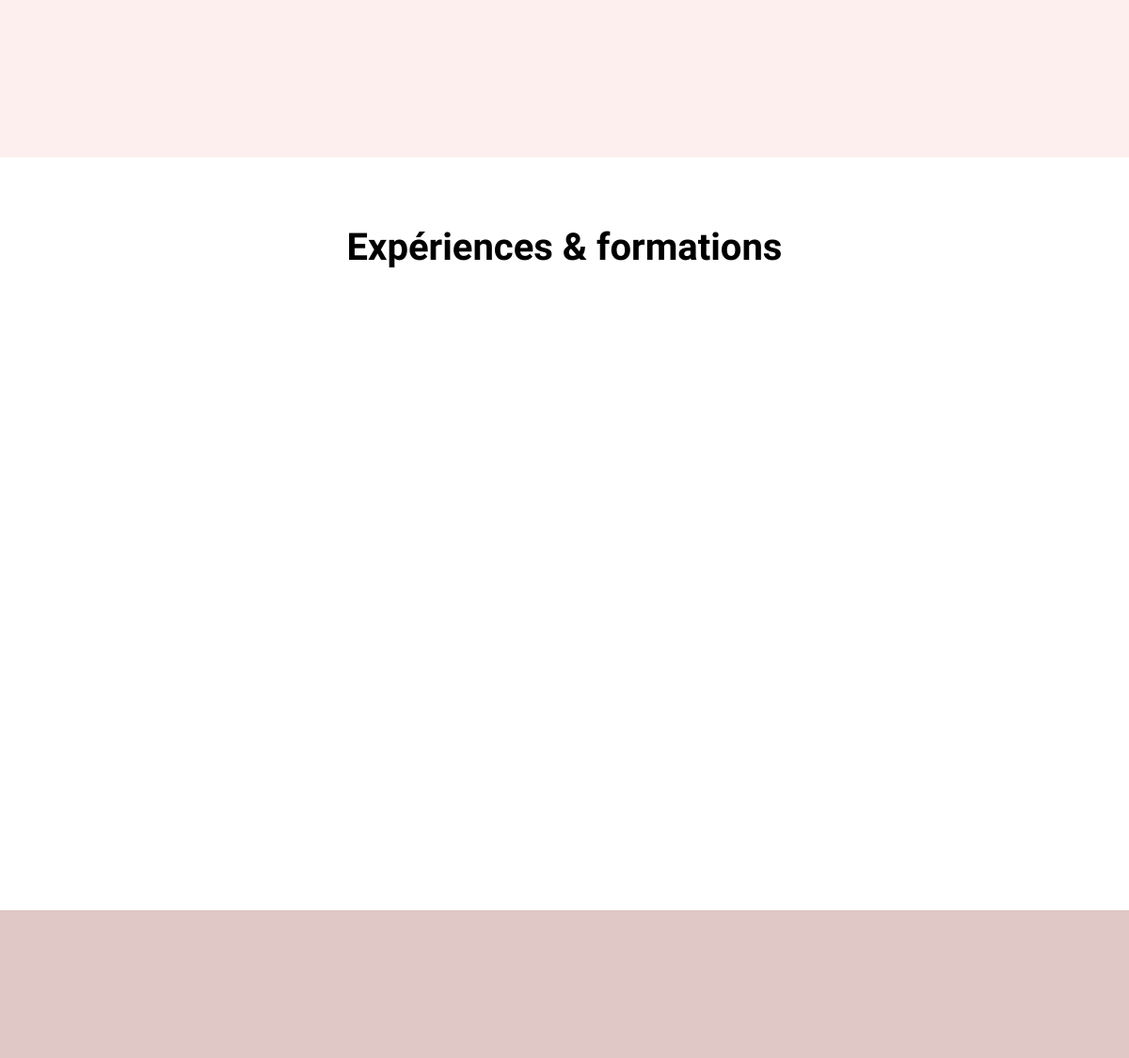
The app's page / (middle part), older data.
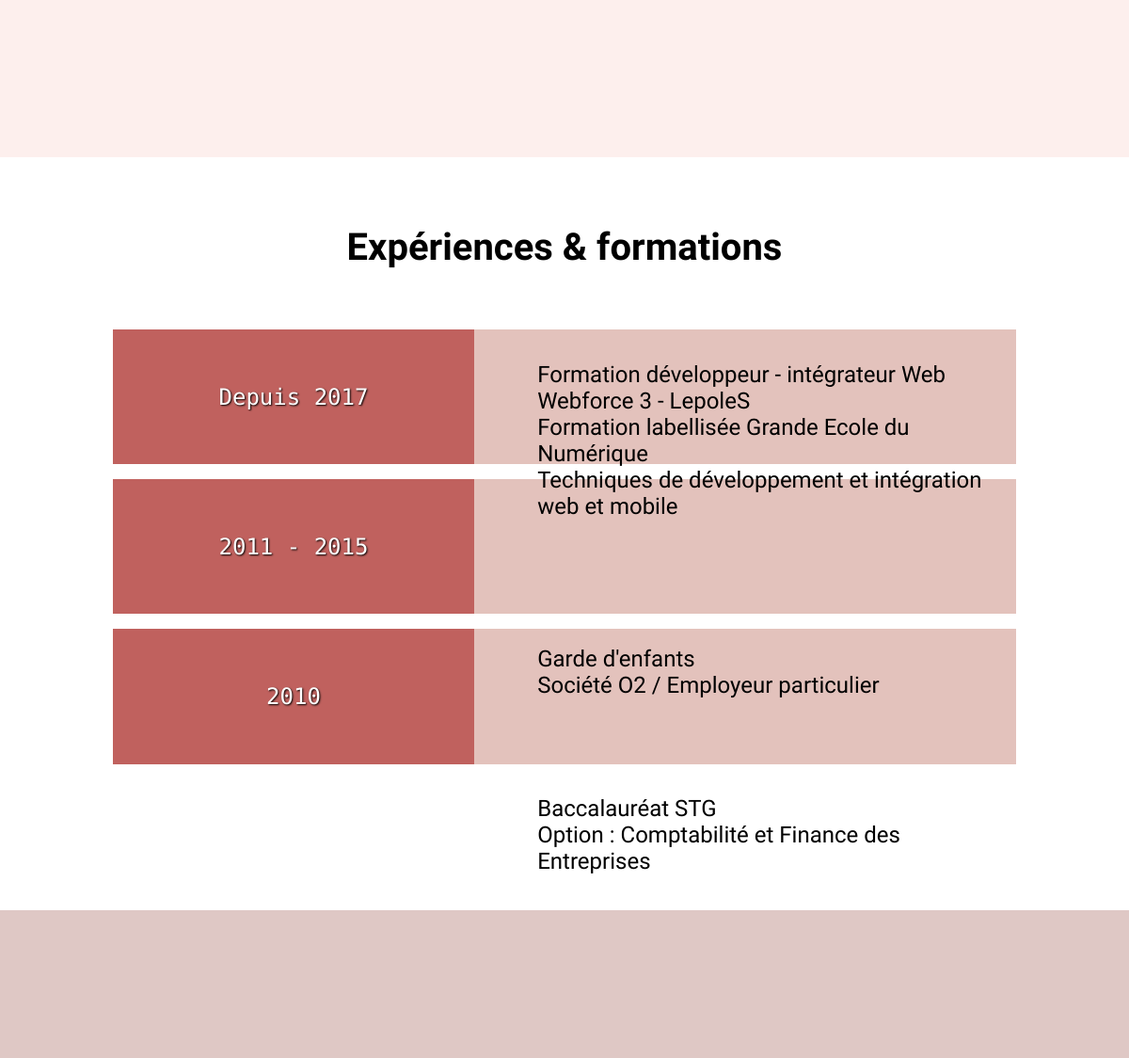
The same page, newer data.
### tables this page shows
CREATE TABLE `t_formations` (
  `id_formation` int(3) NOT NULL,
  `f_titre` varchar(50) NOT NULL,
  `f_soustitre` varchar(50) NOT NULL,
  `f_dates` varchar(50) NOT NULL,
  `f_description` text NOT NULL,
  `utilisateur_id` int(3) NOT NULL
);

### inc/init.inc.php (called while the page is built, shortened)
<?php
$hote='localhost';
$bdd='site_cv';
$utilisateur='root';
$passe='';
try {
    $pdoCV = new PDO('mysql:host='.$hote.';dbname='.$bdd, $utilisateur, $passe) or die(print_r($pdoCV->errorInfo()));
    $pdoCV->exec('SET NAMES utf8');
} catch (Exception $e) {
    die('Erreur : ' . $e->getMessage());
}
$formations = $pdoCV -> query("SELECT * FROM t_formations");
$ligne_formation = $formations -> fetchAll(PDO::FETCH_ASSOC);

### index.php (the view, shortened to what this page needs)
<?php
require_once('inc/init.inc.php');
?>
<!DOCTYPE html>
<html lang="fr">
    <head>
        <link rel="stylesheet" href="css/style.css">
        <link rel="stylesheet" href="font-awesome/css/font-awesome.min.css">
    </head>
    <body>
        <main>
            <div id="slide2">
                <div class="slide_inside" id="slide_competence">
                </div>
            </div>
            <div id="slide3">
                <div class="slide_inside" id="slide_formation">
                    <h3>Expériences & formations</h3>
                    <div class="container-formation">
                        <?php
                         for($i=0; $i<count($ligne_formation); $i++){?>
                            <div class="formation">
                                <div class="date_formation">
                                    <p><?= $ligne_formation[$i]['f_dates'] ?></p>
                                </div>
                                <div class="description_form">
                                   <span><?= $ligne_formation[$i]['f_titre'] ?></span>
                                   <p><?= $ligne_formation[$i]['f_soustitre'] ?></p>
                                    <p><?= $ligne_formation[$i]['f_description'] ?></p>
						         </div>
                            </div>
                        <?php } ?>
                    </div>
                </div>
            </div>
            <div id="slide4">
                <div class="slide_inside" id="slide_realisation">
                    <section id="image">
                        <h3>Réalisations</h3>
                    </section>
                </div>
            </div>
        </main>
    </body>
</html>

### css/style.css (style rules this page uses)
* { margin: 0; padding: 0; outline: 0 none; border: 0 none; box-sizing: border-box; }
body { font-family: 'Yanone Kaffeesatz', sans-serif; }
h3 { text-align: center; padding-top: 9vh; font-size: 2.5em; font-family: 'Titillium Web', sans-serif; }
main { margin: 0 auto; width: 100%; }
#slide1, #slide2, #slide3, #slide4, #slide5 { width: 100%; min-height: 100vh; }
#slide2 { background: #FDEFED; }
#slide3 { background:url(../img/slide2-bg.jpg) center 0 no-repeat fixed; }
#slide4 { background: #DFC8C5; }
.slide_inside { width: 80%; height: 100vh; margin: 0 auto; position: relative }
#slide_formation { width: 60%; }
.container-formation { margin-top: 8vh; }
.formation { margin-top: 2vh; background-color: white; background: rgba(221, 179, 172, 0.8); }
.date_formation { width: 40%; background: rgba(158, 0, 0, 0.5); text-align: center; display: inline-block; }
.date_formation p { width: 100%; padding: 15%; font-family: 'Rubik Mono One', sans-serif; color: white; text-shadow: 1px 1px 2px black; font-size: 1.5em; }
.description_form { width: 60%; float: right; padding-top: 3.5%; padding-left: 7%; font-size: 1.5em; }
#slide_realisation { width: 100%; }
@media screen and (max-width:1400px) { #slide_formation { width: 80%; } }

Row changes from the older to the newer data that the page shows:
added t_formations: f_dates "Depuis 2017", f_titre "Formation développeur - intégrateur Web", f_soustitre "Webforce 3 - LepoleS", f_description "Formation labellisée Grande Ecole du Numérique Techniques de développement et intégration web et mobile"
added t_formations: f_dates "2011 - 2015", f_titre "Garde d'enfants", f_soustitre "Société O2 / Employeur particulier"
added t_formations: f_dates "2010", f_titre "Baccalauréat STG", f_soustitre "Option : Comptabilité et Finance des Entreprises"
